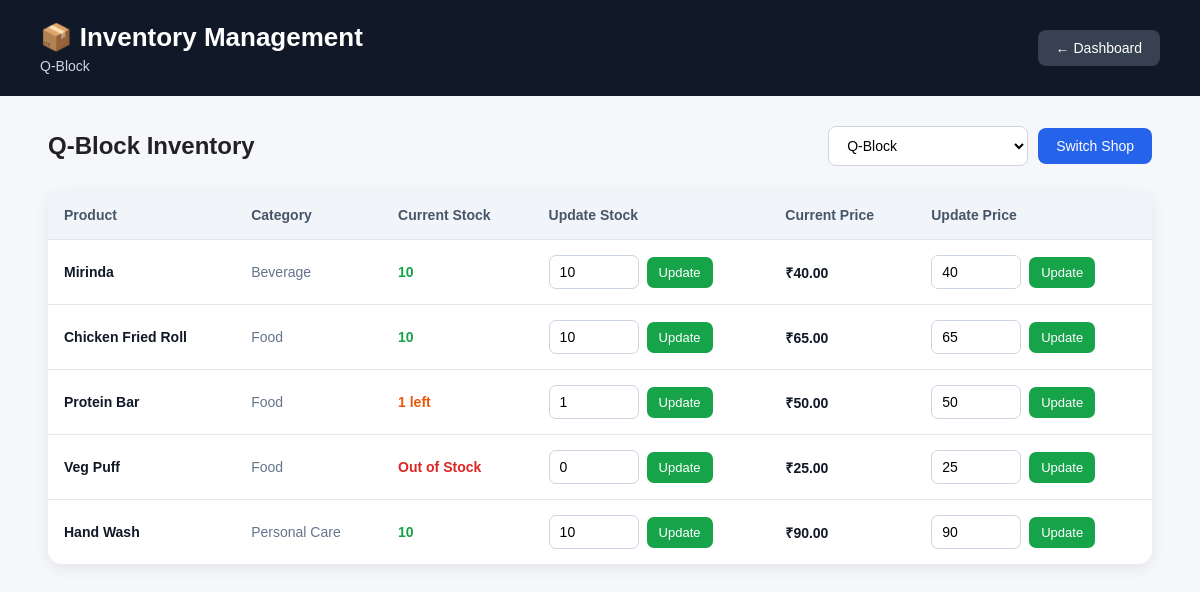
The app's page /inventory/2 with its own data.
### tables this page shows
CREATE TABLE shops (
    id INTEGER PRIMARY KEY,
    name TEXT NOT NULL UNIQUE
);

CREATE TABLE inventory (
    shop_id INTEGER,
    product_id INTEGER,
    stock INTEGER NOT NULL,
    price INTEGER NOT NULL,

    PRIMARY KEY (shop_id, product_id),

    FOREIGN KEY (shop_id) REFERENCES shops(id),
    FOREIGN KEY (product_id) REFERENCES products(id)
);

CREATE TABLE products (
    id INTEGER PRIMARY KEY,
    name TEXT NOT NULL,
    category TEXT NOT NULL
);

### app.py (the view)
@app.route("/inventory/<int:shop_id>")
def inventory(shop_id):
            conn = get_db_connection()
            shop = conn.execute(
                "SELECT * FROM shops WHERE id=?",
                (shop_id,)
            ).fetchone()
            shops = conn.execute(
                "SELECT * FROM shops"
            ).fetchall()
            inventory = conn.execute("""
                SELECT
                    inventory.product_id,
                    inventory.price,
                    inventory.stock,

                    products.name AS product_name,
                    products.category

                FROM inventory

                JOIN products
                    ON inventory.product_id = products.id

                WHERE inventory.shop_id = ?

                ORDER BY products.category, products.name
            """, (shop_id,)).fetchall()
            conn.close()
            return render_template(
                "inventory.html",
                shop=shop,
                shops=shops,
                inventory=inventory
            )

### app.py (called while the page is built)
def get_db_connection():
    conn = sqlite3.connect("campus_cart.db")
    conn.row_factory = sqlite3.Row
    return conn

### templates/inventory.html (shortened to what this page needs)
<!DOCTYPE html>
<html lang="en">
<head>
</head>
<body>
    <div class="header">
        <div>
            <h1>📦 Inventory Management</h1>
            <p>{{ shop['name'] }}</p>
        </div>
        <a href="{{ url_for('shopkeeper') }}" class="back-btn">
            ← Dashboard
        </a>
    </div>
    <div class="container">
        <div class="top-section">
            <div>
                <h2>{{ shop['name'] }} Inventory</h2>
            </div>
            <div class="shop-selector">
                <select id="shopSelect">
                    {% for shop_item in shops %}
                        <option
                            value="{{ shop_item['id'] }}"
                            {% if shop_item['id'] == shop['id'] %}selected{% endif %}
                        >
                            {{ shop_item['name'] }}
                        </option>
                    {% endfor %}
                </select>
                <button onclick="changeShop()">
                    Switch Shop
                </button>
            </div>
        </div>
        <div class="inventory-card">
            {% if inventory %}
            <table>
                <thead>
                    <tr>
                        <th>Product</th>
                        <th>Category</th>
                        <th>Current Stock</th>
                        <th>Update Stock</th>
                        <th>Current Price</th>
                        <th>Update Price</th>
                    </tr>
                </thead>
                <tbody>
                    {% for item in inventory %}
                    <tr>
                        <td>
                            <div class="product-name">
                                {{ item['product_name'] }}
                            </div>
                        </td>
                        <td>
                            <span class="category">
                                {{ item['category'] }}
                            </span>
                        </td>
                        <td>
                            {% if item['stock'] == 0 %}
                                <span style="color:#dc2626;font-weight:bold;">
                                    Out of Stock
                                </span>
                            {% elif item['stock'] <= 5 %}
                                <span style="color:#ea580c;font-weight:bold;">
                                    {{ item['stock'] }} left
                                </span>
                            {% else %}
                                <span style="color:#16a34a;font-weight:bold;">
                                    {{ item['stock'] }}
                                </span>
                            {% endif %}
                        </td>
                        <td>
                            <form
                                action="{{ url_for('update_stock') }}"
                                method="POST"
                                class="stock-form"
                            >
                                <input
                                    type="number"
                                    name="stock"
                                    value="{{ item['stock'] }}"
                                    min="0"
                                    required
                                >
                                <button
                                    type="submit"
                                    class="update-btn"
                                >
                                    Update
                                </button>
                            </form>
                        </td>
                        <td>
                            <span class="price">
                                ₹{{ "%.2f"|format(item['price']) }}
                            </span>
                        </td>
                        <td>
                            <form
                                action="{{ url_for('update_price') }}"
                                method="POST"
                                class="price-form"
                            >
                                <input
                                    type="number"
                                    name="price"
                                    value="{{ item['price'] }}"
                                    min="0"
                                    step="0.01"
                                    required
                                >
                                <button
                                    type="submit"
                                    class="update-btn"
                                >
                                    Update
                                </button>
                            </form>
                        </td>
                    </tr>
                    {% endfor %}
                </tbody>
            </table>
            {% endif %}
        </div>
    </div>
</body>
</html>

### templates/inventory.html (style rules this page uses)
* { box-sizing: border-box; margin: 0; padding: 0; font-family: Arial, sans-serif; }
body { background: #f5f7fb; color: #222; }
.header { background: #111827; color: white; padding: 22px 40px; display: flex; justify-content: space-between; align-items: center; }
.header h1 { font-size: 26px; }
.header p { margin-top: 5px; color: #cbd5e1; font-size: 14px; }
.back-btn { text-decoration: none; color: white; background: #374151; padding: 10px 18px; border-radius: 8px; font-size: 14px; }
.container { width: 92%; max-width: 1200px; margin: 30px auto; }
.top-section { display: flex; justify-content: space-between; align-items: center; margin-bottom: 25px; gap: 20px; }
.top-section h2 { font-size: 24px; }
.shop-selector { display: flex; gap: 10px; align-items: center; }
.shop-selector select { padding: 10px 14px; border: 1px solid #d1d5db; border-radius: 8px; background: white; font-size: 14px; min-width: 200px; }
.shop-selector button { border: none; background: #2563eb; color: white; padding: 10px 18px; border-radius: 8px; cursor: pointer; font-size: 14px; }
.inventory-card { background: white; border-radius: 14px; box-shadow: 0 4px 15px rgba(0, 0, 0, 0.08); overflow: hidden; }
table { width: 100%; border-collapse: collapse; }
thead { background: #f1f5f9; }
th { text-align: left; padding: 16px; font-size: 14px; color: #475569; }
td { padding: 15px 16px; border-top: 1px solid #e5e7eb; font-size: 14px; }
.product-name { font-weight: bold; color: #111827; }
.category { color: #64748b; }
.stock-form, .price-form { display: flex; gap: 8px; align-items: center; }
input[type="number"] { width: 90px; padding: 8px 10px; border: 1px solid #cbd5e1; border-radius: 7px; font-size: 14px; }
.update-btn { border: none; background: #16a34a; color: white; padding: 8px 12px; border-radius: 7px; cursor: pointer; font-size: 13px; }
.price { font-weight: bold; color: #111827; }

### records on screen
shops: name "Q-Block"
inventory: product_name "Mirinda", category "Beverage", stock "10", price "40.00", price "40"
inventory: product_name "Chicken Fried Roll", category "Food", stock "10", price "65.00", price "65"
inventory: product_name "Protein Bar", category "Food", stock "1", price "50.00", price "50"
inventory: product_name "Veg Puff", category "Food", shows "Out of Stock", stock "0", price "25.00", price "25"
inventory: product_name "Hand Wash", category "Personal Care", stock "10", price "90.00", price "90"

### other values on screen
form field value "Q-Block"
